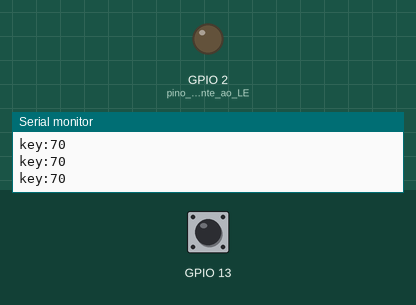
The program below on a simulated ESP32. Shown: output pins drawn as LEDs (lit = HIGH), the last lines printed to the serial monitor. Inputs (shaded band) come from the test bench; at power-on: GPIO 13 HIGH.

Above: at 1.3 s.
1.4 s: GPIO 13 pulled LOW for 0.3 s
At 1.9 s:
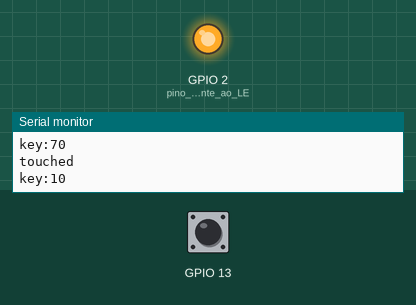
3.5 s: GPIO 13 pulled LOW for 3.2 s
At 8.2 s:
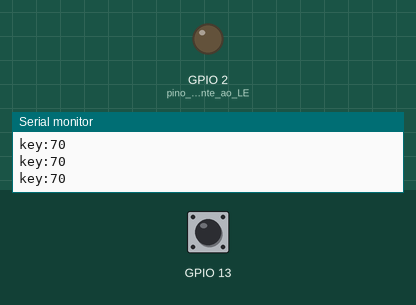
Timing chart, 0 to 9.7 s (numbered marks = the images above; inputs shaded):
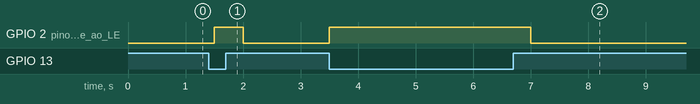

Measured:
- after the input at 1.4 s, GPIO 2 (pino_correspondente_ao_LE): LOW → HIGH after 0.10 s, → LOW 0.50 s later
- after the input at 3.5 s, GPIO 2 (pino_correspondente_ao_LE): LOW → HIGH at once, → LOW 3.5 s later

The program:

main.cpp
```cpp
#include <Arduino.h>
int capacitiveValue;
int threshold = 20; //limiar para ajustar
void setup()
{
  Serial.begin(115200); // taxa de transferência serial (baud rate) = 115200 bits por segundo (bps)
  pinMode(2, OUTPUT); // pino correspondente ao LED onboard como saída
  digitalWrite(2, LOW); // inicialmente desligado (LED apagado)
  Serial.println("ESP32 Touch Sensor Test"); // mensagem inicial impressa no monitor serial
  // A função Serial.println imprime uma mensagem ou valor no monitor serial e após isso ocorre quebra de linha
  // na função Serial.print não ocorre quebra de linha
} //end setup
// --- Loop Infinito ---
void loop()
{
  capacitiveValue = touchRead(13); // armazena o valor lido do touch do pino13
  Serial.print("key:"); // imprimir a msg "key"...
  Serial.println(capacitiveValue); // e o valor lido no monitor serial
  delay(500); // delay de 500 ms para atualização
  if (touchRead(13) < threshold)
    { // lógica para acender o LED onboard quando o pino13 for tocado
    digitalWrite(2, HIGH); // se sim, acende o LED (pino 2)...
    Serial.println("touched"); // msg p/ sinalizar quando houve toque
    }
  else
  {
    digitalWrite(2, LOW); // caso contrário, o LED permanece apagado
  }
}  //end loop
```
